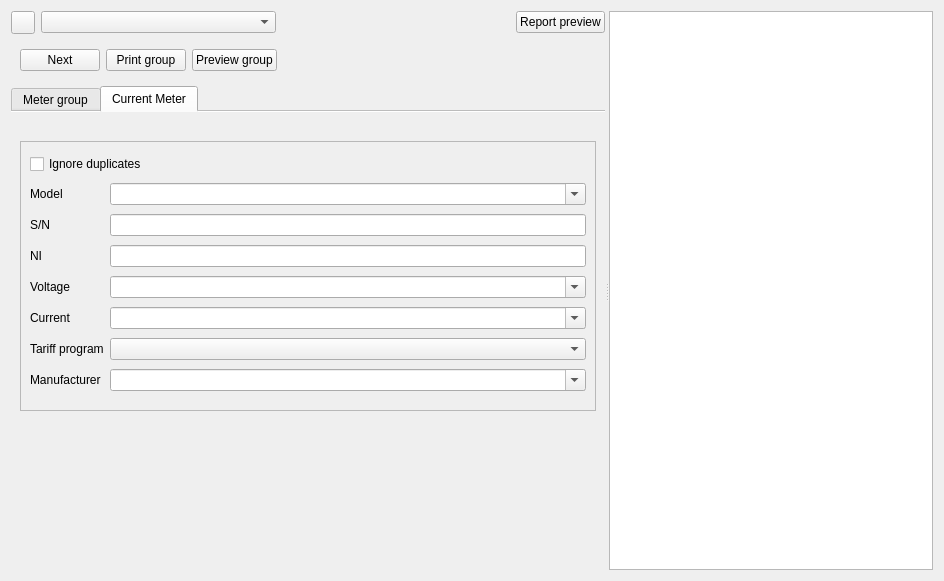
<?xml version="1.0" encoding="UTF-8"?>
<ui version="4.0">
 <class>PrintParametryzator</class>
 <widget class="QWidget" name="PrintParametryzator">
  <property name="geometry">
   <rect>
    <x>0</x>
    <y>0</y>
    <width>944</width>
    <height>581</height>
   </rect>
  </property>
  <property name="windowTitle">
   <string>Form</string>
  </property>
  <layout class="QVBoxLayout" name="verticalLayout_8">
   <item>
    <widget class="QSplitter" name="splitter">
     <property name="orientation">
      <enum>Qt::Horizontal</enum>
     </property>
     <property name="childrenCollapsible">
      <bool>false</bool>
     </property>
     <widget class="QWidget" name="widget" native="true">
      <layout class="QVBoxLayout" name="verticalLayout_2">
       <item>
        <layout class="QHBoxLayout" name="horizontalLayout_4">
         <item>
          <widget class="QToolButton" name="tbUpdatePrint">
           <property name="text">
            <string/>
           </property>
           <property name="icon">
            <iconset resource="../../../../Matilda-units/gui/image-and-font/res.qrc">
             <normaloff>:/katynko/svg/view-refresh.svg</normaloff>:/katynko/svg/view-refresh.svg</iconset>
           </property>
          </widget>
         </item>
         <item>
          <widget class="QComboBox" name="cbxPrinter">
           <property name="sizePolicy">
            <sizepolicy hsizetype="Expanding" vsizetype="Fixed">
             <horstretch>0</horstretch>
             <verstretch>0</verstretch>
            </sizepolicy>
           </property>
           <property name="sizeAdjustPolicy">
            <enum>QComboBox::AdjustToContents</enum>
           </property>
          </widget>
         </item>
         <item>
          <spacer name="horizontalSpacer_8">
           <property name="orientation">
            <enum>Qt::Horizontal</enum>
           </property>
           <property name="sizeHint" stdset="0">
            <size>
             <width>40</width>
             <height>20</height>
            </size>
           </property>
          </spacer>
         </item>
         <item>
          <widget class="QPushButton" name="pbGroupSkeletonPreview">
           <property name="text">
            <string>Report preview</string>
           </property>
           <property name="icon">
            <iconset resource="../../../../Matilda-units/gui/image-and-font/res.qrc">
             <normaloff>:/katynko/svg/x-office-document.svg</normaloff>:/katynko/svg/x-office-document.svg</iconset>
           </property>
           <property name="checkable">
            <bool>true</bool>
           </property>
          </widget>
         </item>
        </layout>
       </item>
       <item>
        <widget class="QStackedWidget" name="stackedWidget">
         <property name="sizePolicy">
          <sizepolicy hsizetype="Preferred" vsizetype="Fixed">
           <horstretch>0</horstretch>
           <verstretch>0</verstretch>
          </sizepolicy>
         </property>
         <property name="currentIndex">
          <number>0</number>
         </property>
         <widget class="QWidget" name="page">
          <layout class="QHBoxLayout" name="horizontalLayout_5">
           <property name="leftMargin">
            <number>0</number>
           </property>
           <property name="topMargin">
            <number>0</number>
           </property>
           <property name="rightMargin">
            <number>0</number>
           </property>
           <property name="bottomMargin">
            <number>0</number>
           </property>
           <item>
            <widget class="QWidget" name="wdgtMeterGroupButtons" native="true">
             <layout class="QHBoxLayout" name="horizontalLayout">
              <item>
               <widget class="QPushButton" name="pbGroupNext">
                <property name="text">
                 <string>Next</string>
                </property>
                <property name="icon">
                 <iconset resource="../../../../Matilda-units/gui/image-and-font/res.qrc">
                  <normaloff>:/katynko/svg/go-next.svg</normaloff>:/katynko/svg/go-next.svg</iconset>
                </property>
               </widget>
              </item>
              <item>
               <widget class="QPushButton" name="pbPrintGroup">
                <property name="text">
                 <string>Print group</string>
                </property>
                <property name="icon">
                 <iconset resource="../../../../Matilda-units/gui/image-and-font/res.qrc">
                  <normaloff>:/katynko/svg/document-print.svg</normaloff>:/katynko/svg/document-print.svg</iconset>
                </property>
               </widget>
              </item>
              <item>
               <widget class="QPushButton" name="pbPreviewGroup">
                <property name="text">
                 <string>Preview group</string>
                </property>
                <property name="icon">
                 <iconset resource="../../../../Matilda-units/gui/image-and-font/res.qrc">
                  <normaloff>:/katynko/svg/document-print.svg</normaloff>:/katynko/svg/document-print.svg</iconset>
                </property>
               </widget>
              </item>
              <item>
               <spacer name="horizontalSpacer_2">
                <property name="orientation">
                 <enum>Qt::Horizontal</enum>
                </property>
                <property name="sizeHint" stdset="0">
                 <size>
                  <width>194</width>
                  <height>20</height>
                 </size>
                </property>
               </spacer>
              </item>
             </layout>
            </widget>
           </item>
          </layout>
         </widget>
         <widget class="QWidget" name="page_2">
          <layout class="QHBoxLayout" name="horizontalLayout_6">
           <property name="leftMargin">
            <number>0</number>
           </property>
           <property name="topMargin">
            <number>0</number>
           </property>
           <property name="rightMargin">
            <number>0</number>
           </property>
           <property name="bottomMargin">
            <number>0</number>
           </property>
           <item>
            <widget class="QPushButton" name="pbBack">
             <property name="text">
              <string>Back</string>
             </property>
             <property name="icon">
              <iconset resource="../../../../Matilda-units/gui/image-and-font/res.qrc">
               <normaloff>:/katynko/svg/go-previous.svg</normaloff>:/katynko/svg/go-previous.svg</iconset>
             </property>
            </widget>
           </item>
           <item>
            <widget class="QWidget" name="wdgtCurrentMeter" native="true">
             <layout class="QHBoxLayout" name="horizontalLayout_2">
              <item>
               <widget class="QPushButton" name="pbCurrentPrint">
                <property name="text">
                 <string>Print</string>
                </property>
                <property name="icon">
                 <iconset resource="../../../../Matilda-units/gui/image-and-font/res.qrc">
                  <normaloff>:/katynko/svg/document-print.svg</normaloff>:/katynko/svg/document-print.svg</iconset>
                </property>
               </widget>
              </item>
              <item>
               <widget class="QPushButton" name="pbCurrentPreview">
                <property name="text">
                 <string>Preview</string>
                </property>
                <property name="icon">
                 <iconset resource="../../../../Matilda-units/gui/image-and-font/res.qrc">
                  <normaloff>:/katynko/svg/document-print.svg</normaloff>:/katynko/svg/document-print.svg</iconset>
                </property>
               </widget>
              </item>
              <item>
               <widget class="QPushButton" name="pbCurrentEdit">
                <property name="text">
                 <string>Edit</string>
                </property>
                <property name="icon">
                 <iconset resource="../../../../Matilda-units/gui/image-and-font/res.qrc">
                  <normaloff>:/katynko/svg/document-edit.svg</normaloff>:/katynko/svg/document-edit.svg</iconset>
                </property>
               </widget>
              </item>
              <item>
               <spacer name="horizontalSpacer_3">
                <property name="orientation">
                 <enum>Qt::Horizontal</enum>
                </property>
                <property name="sizeHint" stdset="0">
                 <size>
                  <width>50</width>
                  <height>20</height>
                 </size>
                </property>
               </spacer>
              </item>
             </layout>
            </widget>
           </item>
          </layout>
         </widget>
        </widget>
       </item>
       <item>
        <widget class="QTabWidget" name="tabWidget">
         <property name="currentIndex">
          <number>1</number>
         </property>
         <property name="documentMode">
          <bool>true</bool>
         </property>
         <property name="tabBarAutoHide">
          <bool>true</bool>
         </property>
         <widget class="QWidget" name="tab">
          <attribute name="title">
           <string>Meter group</string>
          </attribute>
          <layout class="QVBoxLayout" name="verticalLayout">
           <item>
            <widget class="QScrollArea" name="scrollArea">
             <property name="widgetResizable">
              <bool>true</bool>
             </property>
             <widget class="QWidget" name="scrollAreaWidgetContents">
              <property name="geometry">
               <rect>
                <x>0</x>
                <y>0</y>
                <width>558</width>
                <height>301</height>
               </rect>
              </property>
              <layout class="QGridLayout" name="gridLayout">
               <item row="7" column="5">
                <widget class="QSpinBox" name="sbVoltageDenominator">
                 <property name="minimum">
                  <number>1</number>
                 </property>
                 <property name="maximum">
                  <number>9999999</number>
                 </property>
                </widget>
               </item>
               <item row="1" column="0">
                <widget class="QLabel" name="label">
                 <property name="text">
                  <string>Date</string>
                 </property>
                </widget>
               </item>
               <item row="1" column="1">
                <widget class="QToolButton" name="rbResetDate">
                 <property name="text">
                  <string/>
                 </property>
                 <property name="icon">
                  <iconset resource="../../../../Matilda-units/gui/image-and-font/res.qrc">
                   <normaloff>:/katynko/svg/view-refresh.svg</normaloff>:/katynko/svg/view-refresh.svg</iconset>
                 </property>
                </widget>
               </item>
               <item row="7" column="4">
                <widget class="QLabel" name="label_20">
                 <property name="text">
                  <string>/</string>
                 </property>
                </widget>
               </item>
               <item row="1" column="2" colspan="4">
                <widget class="QDateEdit" name="dteDocDate">
                 <property name="displayFormat">
                  <string>yyyy/MM/dd</string>
                 </property>
                </widget>
               </item>
               <item row="1" column="6">
                <spacer name="horizontalSpacer">
                 <property name="orientation">
                  <enum>Qt::Horizontal</enum>
                 </property>
                 <property name="sizeHint" stdset="0">
                  <size>
                   <width>40</width>
                   <height>20</height>
                  </size>
                 </property>
                </spacer>
               </item>
               <item row="4" column="1">
                <widget class="QToolButton" name="tbUpdateAddresses">
                 <property name="text">
                  <string/>
                 </property>
                 <property name="icon">
                  <iconset resource="../../../../Matilda-units/gui/image-and-font/res.qrc">
                   <normaloff>:/katynko/svg/view-refresh.svg</normaloff>:/katynko/svg/view-refresh.svg</iconset>
                 </property>
                </widget>
               </item>
               <item row="4" column="2" colspan="5">
                <widget class="QLineEdit" name="leConsumerAddress">
                 <property name="clearButtonEnabled">
                  <bool>true</bool>
                 </property>
                </widget>
               </item>
               <item row="8" column="5">
                <spacer name="verticalSpacer_3">
                 <property name="orientation">
                  <enum>Qt::Vertical</enum>
                 </property>
                 <property name="sizeType">
                  <enum>QSizePolicy::Preferred</enum>
                 </property>
                 <property name="sizeHint" stdset="0">
                  <size>
                   <width>20</width>
                   <height>40</height>
                  </size>
                 </property>
                </spacer>
               </item>
               <item row="6" column="0">
                <widget class="QCheckBox" name="cbxCurrentCoefitient">
                 <property name="text">
                  <string>Current Coefitient</string>
                 </property>
                </widget>
               </item>
               <item row="7" column="0">
                <widget class="QCheckBox" name="cbxVoltageCoefitient">
                 <property name="text">
                  <string>Voltage Coefitient</string>
                 </property>
                </widget>
               </item>
               <item row="6" column="5">
                <widget class="QSpinBox" name="sbCurrentDenominator">
                 <property name="enabled">
                  <bool>true</bool>
                 </property>
                 <property name="minimum">
                  <number>1</number>
                 </property>
                 <property name="maximum">
                  <number>9999999</number>
                 </property>
                </widget>
               </item>
               <item row="2" column="0">
                <widget class="QLabel" name="label_2">
                 <property name="text">
                  <string>Document number</string>
                 </property>
                </widget>
               </item>
               <item row="5" column="0">
                <widget class="QLabel" name="label_8">
                 <property name="text">
                  <string>Precision</string>
                 </property>
                </widget>
               </item>
               <item row="6" column="4">
                <widget class="QLabel" name="label_19">
                 <property name="enabled">
                  <bool>true</bool>
                 </property>
                 <property name="text">
                  <string>/</string>
                 </property>
                </widget>
               </item>
               <item row="4" column="0">
                <widget class="QLabel" name="label_7">
                 <property name="text">
                  <string>Consumer address</string>
                 </property>
                </widget>
               </item>
               <item row="3" column="0">
                <widget class="QLabel" name="label_3">
                 <property name="text">
                  <string>Working directory</string>
                 </property>
                </widget>
               </item>
               <item row="0" column="0">
                <widget class="QLabel" name="label_18">
                 <property name="text">
                  <string>Print Profile</string>
                 </property>
                </widget>
               </item>
               <item row="0" column="1">
                <widget class="QToolButton" name="tbOpenProfilesEditor">
                 <property name="text">
                  <string/>
                 </property>
                 <property name="icon">
                  <iconset resource="../../../../Matilda-units/gui/image-and-font/res.qrc">
                   <normaloff>:/katynko/svg/view-refresh.svg</normaloff>:/katynko/svg/view-refresh.svg</iconset>
                 </property>
                </widget>
               </item>
               <item row="0" column="2" colspan="5">
                <layout class="QHBoxLayout" name="horizontalLayout_3">
                 <item>
                  <widget class="QComboBox" name="cbxPrintProfile">
                   <property name="sizePolicy">
                    <sizepolicy hsizetype="Expanding" vsizetype="Fixed">
                     <horstretch>0</horstretch>
                     <verstretch>0</verstretch>
                    </sizepolicy>
                   </property>
                   <property name="sizeAdjustPolicy">
                    <enum>QComboBox::AdjustToContents</enum>
                   </property>
                  </widget>
                 </item>
                 <item>
                  <spacer name="horizontalSpacer_4">
                   <property name="orientation">
                    <enum>Qt::Horizontal</enum>
                   </property>
                   <property name="sizeHint" stdset="0">
                    <size>
                     <width>40</width>
                     <height>20</height>
                    </size>
                   </property>
                  </spacer>
                 </item>
                </layout>
               </item>
               <item row="5" column="2" colspan="4">
                <widget class="QDoubleSpinBox" name="sbPrecisionGroup">
                 <property name="prefix">
                  <string/>
                 </property>
                 <property name="suffix">
                  <string> S</string>
                 </property>
                 <property name="decimals">
                  <number>1</number>
                 </property>
                 <property name="singleStep">
                  <double>0.100000000000000</double>
                 </property>
                 <property name="value">
                  <double>1.000000000000000</double>
                 </property>
                </widget>
               </item>
               <item row="6" column="2" colspan="2">
                <widget class="QSpinBox" name="sbCurrentNumerator">
                 <property name="enabled">
                  <bool>true</bool>
                 </property>
                 <property name="minimum">
                  <number>1</number>
                 </property>
                 <property name="maximum">
                  <number>9999999</number>
                 </property>
                </widget>
               </item>
               <item row="7" column="2" colspan="2">
                <widget class="QSpinBox" name="sbVoltageNumerator">
                 <property name="minimum">
                  <number>1</number>
                 </property>
                 <property name="maximum">
                  <number>9999999</number>
                 </property>
                </widget>
               </item>
               <item row="2" column="2" colspan="4">
                <widget class="QSpinBox" name="sbDocNumber">
                 <property name="maximum">
                  <number>999999999</number>
                 </property>
                </widget>
               </item>
               <item row="3" column="2" colspan="5">
                <widget class="QLabel" name="lblPath2pdf">
                 <property name="text">
                  <string/>
                 </property>
                 <property name="textInteractionFlags">
                  <set>Qt::LinksAccessibleByKeyboard|Qt::LinksAccessibleByMouse|Qt::TextBrowserInteraction|Qt::TextSelectableByKeyboard|Qt::TextSelectableByMouse</set>
                 </property>
                </widget>
               </item>
               <item row="3" column="1">
                <widget class="QToolButton" name="tbSetupPrinting">
                 <property name="text">
                  <string/>
                 </property>
                 <property name="icon">
                  <iconset resource="../../../../Matilda-units/gui/image-and-font/res.qrc">
                   <normaloff>:/katynko/svg/document-print.svg</normaloff>:/katynko/svg/document-print.svg</iconset>
                 </property>
                </widget>
               </item>
              </layout>
             </widget>
            </widget>
           </item>
          </layout>
         </widget>
         <widget class="QWidget" name="tab_2">
          <attribute name="title">
           <string>Current Meter</string>
          </attribute>
          <layout class="QVBoxLayout" name="verticalLayout_7">
           <item>
            <widget class="QLabel" name="leConsumerAddressDest">
             <property name="text">
              <string/>
             </property>
             <property name="textInteractionFlags">
              <set>Qt::LinksAccessibleByKeyboard|Qt::LinksAccessibleByMouse|Qt::TextBrowserInteraction|Qt::TextSelectableByKeyboard|Qt::TextSelectableByMouse</set>
             </property>
            </widget>
           </item>
           <item>
            <widget class="QScrollArea" name="scrollArea_2">
             <property name="widgetResizable">
              <bool>true</bool>
             </property>
             <widget class="QWidget" name="scrollAreaWidgetContents_2">
              <property name="geometry">
               <rect>
                <x>0</x>
                <y>0</y>
                <width>558</width>
                <height>281</height>
               </rect>
              </property>
              <layout class="QGridLayout" name="gridLayout_2">
               <item row="1" column="1">
                <widget class="QComboBox" name="cbxModel">
                 <property name="editable">
                  <bool>true</bool>
                 </property>
                </widget>
               </item>
               <item row="7" column="0">
                <widget class="QLabel" name="label_27">
                 <property name="text">
                  <string>Manufacturer</string>
                 </property>
                </widget>
               </item>
               <item row="5" column="1">
                <widget class="QComboBox" name="cbxCurrent">
                 <property name="editable">
                  <bool>true</bool>
                 </property>
                </widget>
               </item>
               <item row="7" column="1">
                <widget class="QComboBox" name="cbxManuf">
                 <property name="editable">
                  <bool>true</bool>
                 </property>
                </widget>
               </item>
               <item row="3" column="0">
                <widget class="QLabel" name="label_21">
                 <property name="text">
                  <string>NI</string>
                 </property>
                </widget>
               </item>
               <item row="1" column="0">
                <widget class="QLabel" name="label_25">
                 <property name="text">
                  <string>Model</string>
                 </property>
                </widget>
               </item>
               <item row="2" column="0">
                <widget class="QLabel" name="label_22">
                 <property name="text">
                  <string>S/N</string>
                 </property>
                </widget>
               </item>
               <item row="3" column="1">
                <widget class="QLineEdit" name="leNI">
                 <property name="clearButtonEnabled">
                  <bool>true</bool>
                 </property>
                </widget>
               </item>
               <item row="6" column="1">
                <widget class="QComboBox" name="cbxTariffProgram"/>
               </item>
               <item row="0" column="0" colspan="2">
                <widget class="QCheckBox" name="cbxIgnoreDuplicates">
                 <property name="text">
                  <string>Ignore duplicates</string>
                 </property>
                </widget>
               </item>
               <item row="4" column="1">
                <widget class="QComboBox" name="cbxVoltage">
                 <property name="editable">
                  <bool>true</bool>
                 </property>
                </widget>
               </item>
               <item row="6" column="0">
                <widget class="QLabel" name="label_26">
                 <property name="text">
                  <string>Tariff program</string>
                 </property>
                </widget>
               </item>
               <item row="4" column="0">
                <widget class="QLabel" name="label_23">
                 <property name="text">
                  <string>Voltage</string>
                 </property>
                </widget>
               </item>
               <item row="2" column="1">
                <widget class="QLineEdit" name="leSn">
                 <property name="clearButtonEnabled">
                  <bool>true</bool>
                 </property>
                </widget>
               </item>
               <item row="5" column="0">
                <widget class="QLabel" name="label_24">
                 <property name="text">
                  <string>Current</string>
                 </property>
                </widget>
               </item>
              </layout>
             </widget>
            </widget>
           </item>
          </layout>
         </widget>
        </widget>
       </item>
       <item>
        <widget class="QWidget" name="widget_2" native="true">
         <property name="sizePolicy">
          <sizepolicy hsizetype="Expanding" vsizetype="Expanding">
           <horstretch>0</horstretch>
           <verstretch>7</verstretch>
          </sizepolicy>
         </property>
         <layout class="QVBoxLayout" name="verticalLayout_3">
          <property name="leftMargin">
           <number>0</number>
          </property>
          <property name="topMargin">
           <number>0</number>
          </property>
          <property name="rightMargin">
           <number>0</number>
          </property>
          <property name="bottomMargin">
           <number>0</number>
          </property>
          <item>
           <layout class="QVBoxLayout" name="vl4wdgt"/>
          </item>
         </layout>
        </widget>
       </item>
      </layout>
     </widget>
     <widget class="QWidget" name="wdgt4skeleton" native="true">
      <layout class="QVBoxLayout" name="verticalLayout_4">
       <item>
        <widget class="QTextBrowser" name="txtPreview"/>
       </item>
      </layout>
     </widget>
    </widget>
   </item>
  </layout>
 </widget>
 <resources>
  <include location="../../../../Matilda-units/gui/image-and-font/res.qrc"/>
 </resources>
 <connections/>
</ui>
